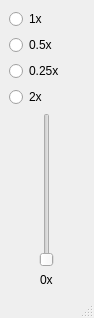
<?xml version="1.0" encoding="UTF-8"?>
<ui version="4.0">
 <class>main_window</class>
 <widget class="QMainWindow" name="main_window">
  <property name="geometry">
   <rect>
    <x>0</x>
    <y>0</y>
    <width>94</width>
    <height>318</height>
   </rect>
  </property>
  <property name="windowTitle">
   <string/>
  </property>
  <property name="windowIcon">
   <iconset theme="QIcon::ThemeIcon::MediaPlaybackStart"/>
  </property>
  <widget class="QWidget" name="centralwidget">
   <layout class="QHBoxLayout" name="horizontalLayout">
    <item>
     <layout class="QVBoxLayout" name="v_layout">
      <item>
       <layout class="QVBoxLayout" name="v_button_layout">
        <item>
         <widget class="QRadioButton" name="button_1x">
          <property name="text">
           <string>1x</string>
          </property>
         </widget>
        </item>
        <item>
         <widget class="QRadioButton" name="button_05x">
          <property name="text">
           <string>0.5x</string>
          </property>
         </widget>
        </item>
        <item>
         <widget class="QRadioButton" name="button_025x">
          <property name="text">
           <string>0.25x</string>
          </property>
         </widget>
        </item>
        <item>
         <widget class="QRadioButton" name="button_2x">
          <property name="text">
           <string>2x</string>
          </property>
         </widget>
        </item>
       </layout>
      </item>
      <item>
       <layout class="QVBoxLayout" name="v_slider_layout">
        <item alignment="Qt::AlignmentFlag::AlignHCenter">
         <widget class="QSlider" name="slider">
          <property name="maximum">
           <number>10</number>
          </property>
          <property name="orientation">
           <enum>Qt::Orientation::Vertical</enum>
          </property>
          <property name="tickPosition">
           <enum>QSlider::TickPosition::NoTicks</enum>
          </property>
          <property name="tickInterval">
           <number>1</number>
          </property>
         </widget>
        </item>
        <item alignment="Qt::AlignmentFlag::AlignHCenter">
         <widget class="QLabel" name="label">
          <property name="text">
           <string>0x</string>
          </property>
         </widget>
        </item>
       </layout>
      </item>
     </layout>
    </item>
   </layout>
  </widget>
  <widget class="QMenuBar" name="menubar">
   <property name="geometry">
    <rect>
     <x>0</x>
     <y>0</y>
     <width>94</width>
     <height>23</height>
    </rect>
   </property>
  </widget>
  <widget class="QStatusBar" name="statusbar"/>
 </widget>
 <resources/>
 <connections/>
</ui>
